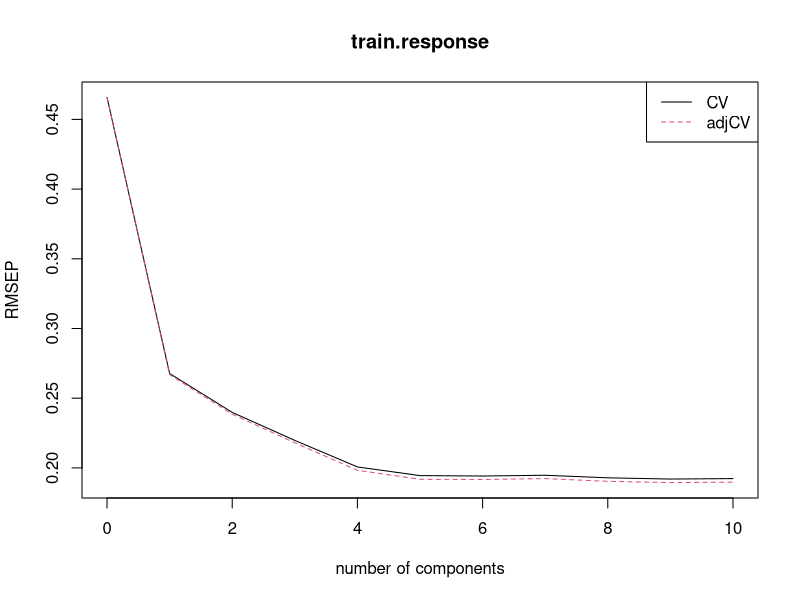
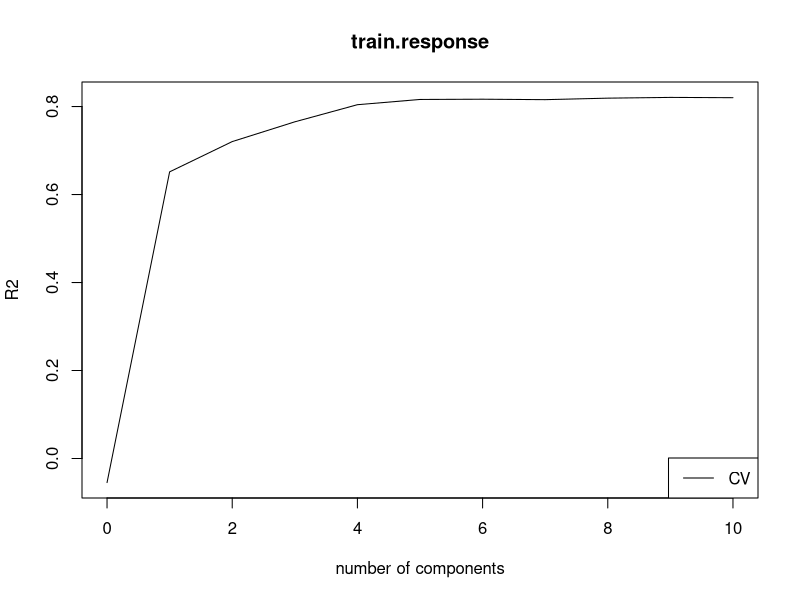

R code for these plots, in order:
library(pls)

set.seed(1991)

train <- read.csv("data_set_ALL_AML_train.csv", header = TRUE, sep = ";")
indep <- read.csv("data_set_ALL_AML_independent.csv", header = TRUE, sep = ";")

# 1 represents ALL, 0 AML
# 27 is the index of the last ALL in the training data, 20 in test data. Rest is AML
# The order in the response document is mixed, while they are ordered by ALL first, AML later
# in the .csv files

train.response <- append(rep(1,27), rep(0,11) , after =  27)
indep.response <- append(rep(1,20), rep(0,14) , after = 20)

# Form the matrices to train and test on, by transposing the original data
#
X <- t(train)
Xt <- t(indep)

# Remove non-numerical rows and make data into data.frames for easier 
# management and function calling.
remove.from.train <- seq(4,78,2)
X <- X[-remove.from.train,]
X <- X[-c(1,2),]
X <- data.frame(X)

remove.from.indep <- seq(4,70,2)
Xt <- Xt[-remove.from.indep,]
Xt <- Xt[-c(1,2),]
Xt <- data.frame(Xt)

# Convert to numerical
X <- data.frame(sapply(X, function(x) as.numeric(as.character(x))))
Xt <- data.frame(sapply(Xt, function(x) as.numeric(as.character(x))))

# scale X and Xt
X_means = colMeans(X)
X = scale(X, scale = FALSE)
Xt = scale(Xt, center=X_means, scale = FALSE)

# A final conversion to run the pls
X <- data.frame(X)
Xt <- data.frame(Xt)

# Run PLS1 regression on our data
p1 <- plsr(train.response ~ ., ncomp = 10, data = X[1:38,], validation = "LOO")

# Details about our model. Especially interesting is summary(p1) that gives us
# information about the number of components that describe the training data
attributes(p1)
summary(p1)

# Plot the components importance
plot(RMSEP(p1), legendpos = "topright")

R2(p1)
plot(R2(p1), legendpos = "bottomright")
